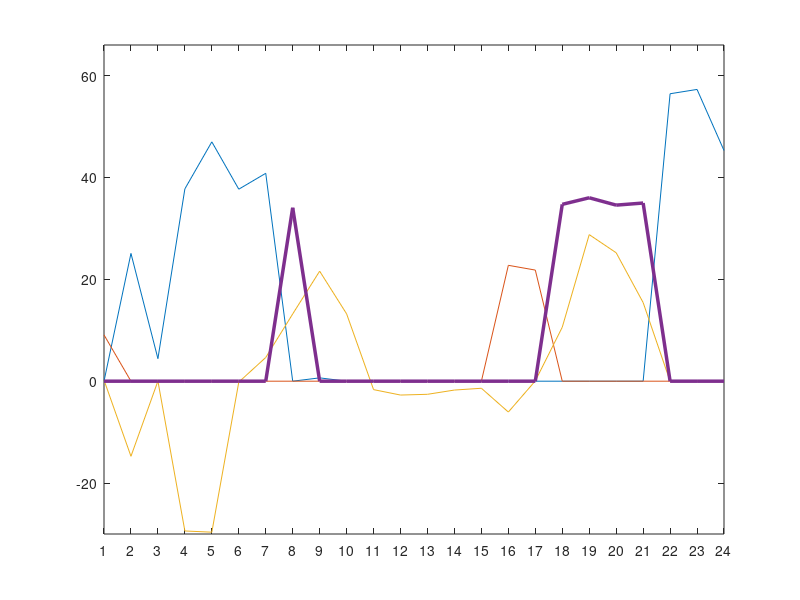

Write the MATLAB code that produced this figure. (Note: this script raises an error after producing the figure.)
clear all;clc;
%plot the results of multiple imitation learning
data=csvread('result_of_interruption10-15_max_dp51.csv');
batt_soc = data(1,:);
from_grid = data(2,:);
to_grid = data(3,:);
batt_discharge = data(4,:);
batt_charge = data(5,:);
dg_out = data(6,:);
cost = data(7,:);
batt_out = batt_discharge - batt_charge;

t=1:1:24;
figure()
plot(t,from_grid,t,to_grid,t,batt_out,t,dg_out,'LineWidth', 2.5)
ylim([-30 66])
set(gca, 'xlim', [1,24], 'xtick', 1:24)
xlabel('Time(hour)',fontsize=12)
ylabel('Power(kW)',fontsize=12)
legend('From Grid','To Grid','BESS Output','DG Output',fontsize=12)
ax = gca;
ax.FontSize = 12;
title('Power outputs of the proposed MAIL method')



